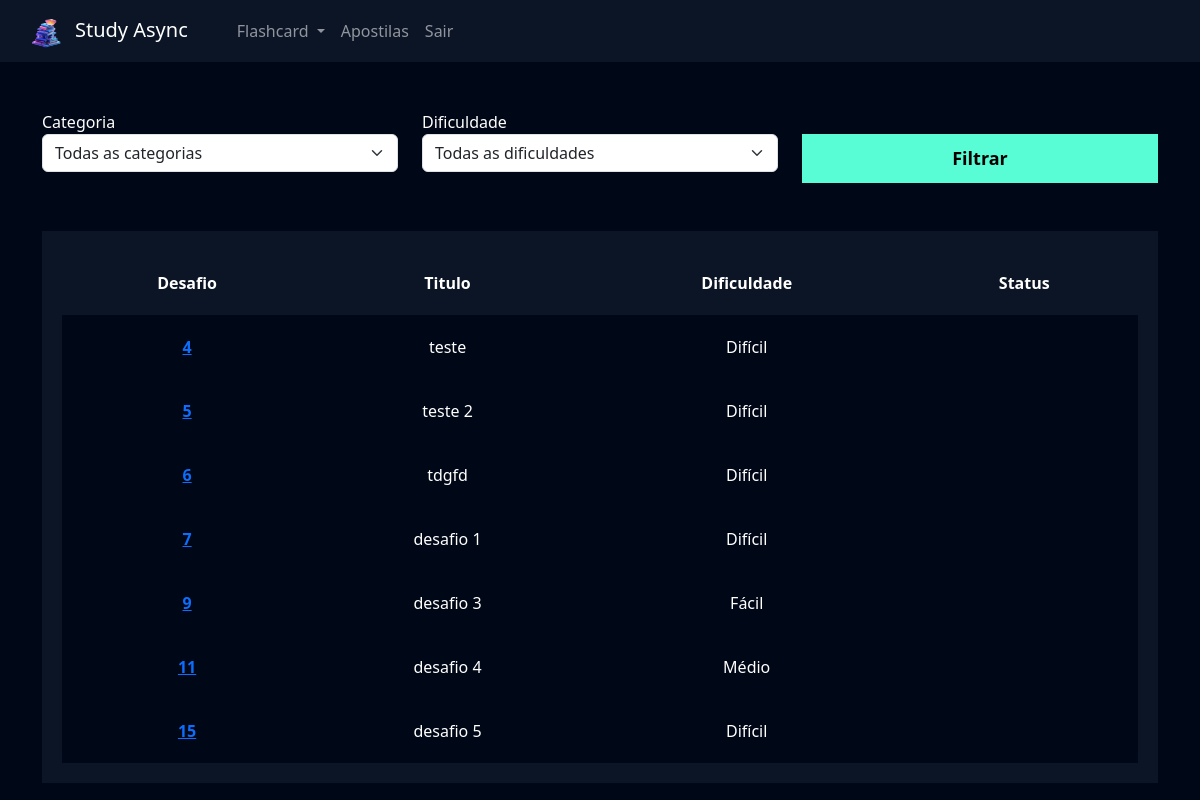
The app's page /flashcard/listar_desafio/ (signed in), older data.
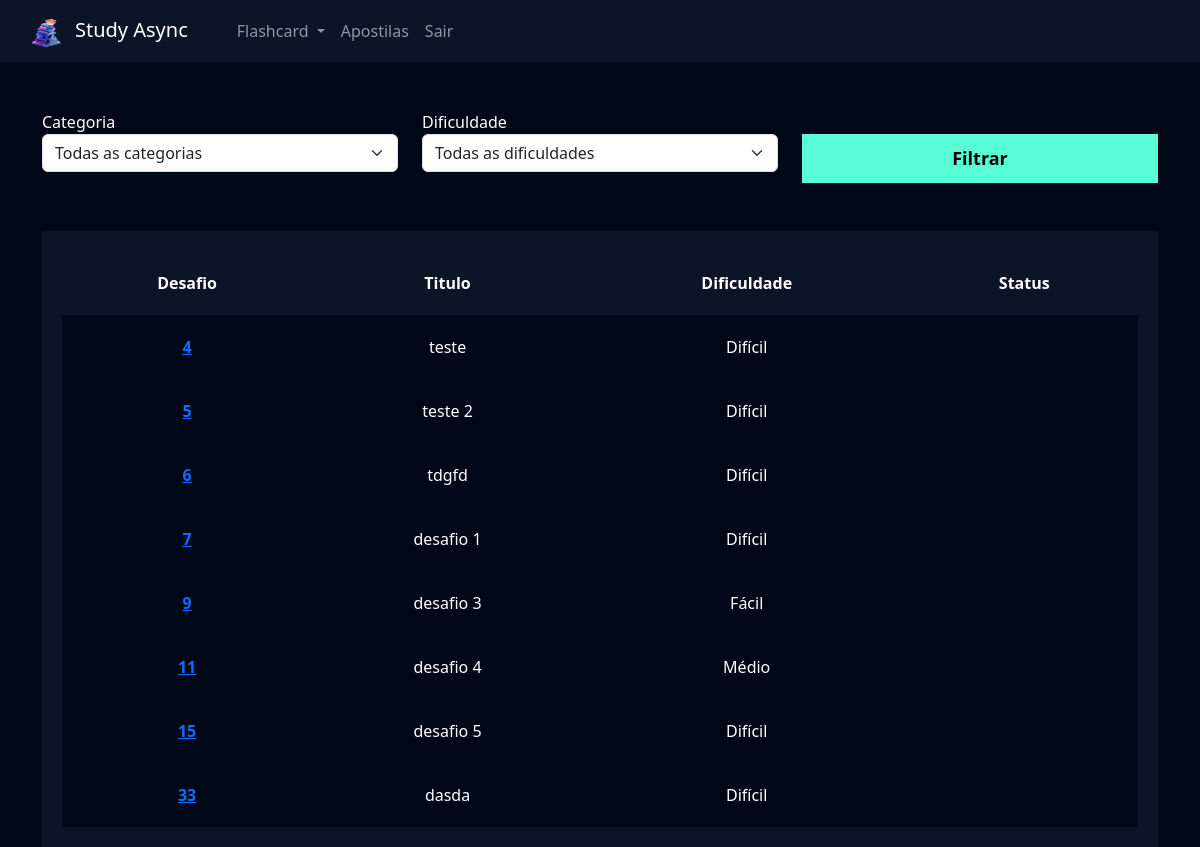
The same page, newer data.
### flashcard/models.py (models this page shows, shortened)
class Desafio(models.Model):
    user = models.ForeignKey(User, on_delete=models.DO_NOTHING)
    titulo = models.CharField(max_length=100)
    categoria = models.ManyToManyField(Categoria)
    quantidade_perguntas = models.IntegerField()
    dificuldade = models.CharField(
        max_length=1, choices=Flashcard.DIFICULDADE_CHOICES
    )
    flashcards = models.ManyToManyField(FlashcardDesafio)

### flashcard/views.py (the view)
# urls.py: path('listar_desafio/', views.listar_desafio, name='listar_desafio'),
def listar_desafio(request):
    if not request.user.is_authenticated:
            return redirect('/usuarios/logar')
    if request.method == 'GET':
        desafios = Desafio.objects.filter(user=request.user)
        categorias = Categoria.objects.all()
        dificuldades = Flashcard.DIFICULDADE_CHOICES
        flashcards = Flashcard.objects.filter(user=request.user)
        categoria_filtrar = request.GET.get('categoria')
        dificuldade_filtrar = request.GET.get('dificuldade')
        return render(request, 'listar_desafio.html', {'desafios': desafios, 'categorias': categorias, 'dificuldades': dificuldades})

### flashcard/models.py (called while the page is built)
    def __str__(self):
        return self.nome

### flashcard/templates/listar_desafio.html (shortened to what this page needs)
{% extends "base.html" %}
{% load static %}
{% block 'cabecalho' %}
    <link href="{% static 'usuarios/css/cadastro.css' %}" rel="stylesheet">
    <link href="{% static 'flashcard/css/novo_flashcard.css' %}" rel="stylesheet">
    <link href="{% static 'flashcard/css/iniciar_desafio.css' %}" rel="stylesheet">
    <link href="{% static 'flashcard/css/desafio.css' %}" rel="stylesheet">
    <link href='https://unpkg.com/boxicons@2.1.4/css/boxicons.min.css' rel='stylesheet'>
{% endblock 'cabecalho' %}
{% block 'conteudo' %}
    {% include "partials/header.html" %}
    <div class="container">
        <br>
        <br>
        <div class="row">
            <form action="{% url 'listar_desafio' %}" method="GET">
                <div class="row">
                    <div class="col-md">
                        <label for="">Categoria</label>
                        <select name="categoria" id="" class="form-select">
                            <option value="">Todas as categorias</option>
                        </select>
                    </div>
                    <div class="col-md">
                        <label for="">Dificuldade</label>
                        <select name="dificuldade" id="" class="form-select">
                            <option value="">Todas as dificuldades</option>
                        </select>
                    </div>
                    <div class="col-md">
                        <br>
                        <input type="submit" style="width: 100%" value="Filtrar" class="btn-cadastro">
                    </div>
        </div>
        <br>
        <br>
        <div class="box-listar">
            <table>
                <thead>
                  <tr>
                    <th scope="col">Desafio</th>
                    <th scope="col">Titulo</th>
                    <th scope="col">Dificuldade</th>
                    <th scope="col">Status</th>
                  </tr>
                </thead>
                <tbody>
                    {% for desafio in desafios %}
                        <tr class="linha">
                            <th><a href="{% url 'desafio' desafio.id %}">{{desafio.id}}</a></th>
                            <td>{{desafio.titulo}}</td>
                            <td>{{desafio.get_dificuldade_display}}</td>
                            <td>{{desafio.status}}</td>
                        </tr>
                  {% endfor %}
                </tbody>
              </table>
        </div>
    </div>
{% endblock 'conteudo' %}

Row changes from the older to the newer data that the page shows:
added Desafio: id "33", titulo "dasda", dificuldade "Difícil"
